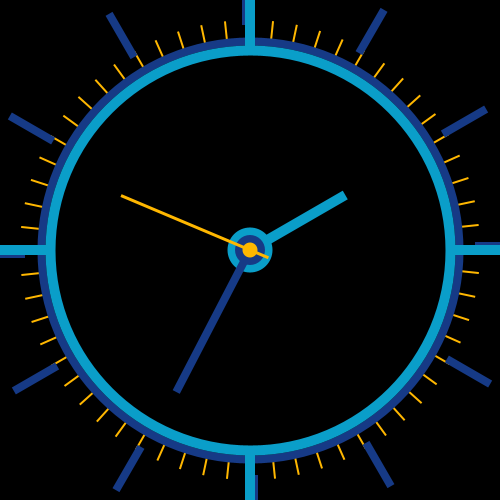
Frame 1 (no input)
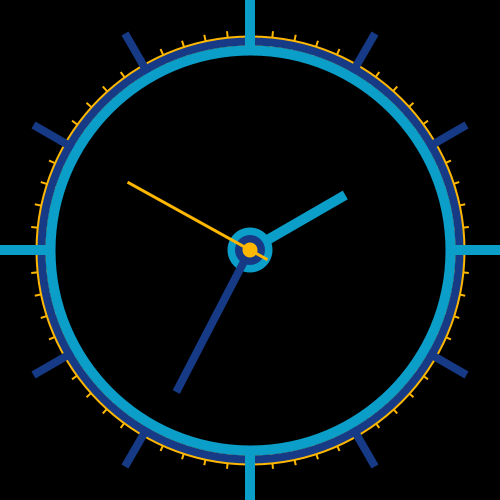
Frame 60 (the mouse pressed at the canvas centre just before this capture)
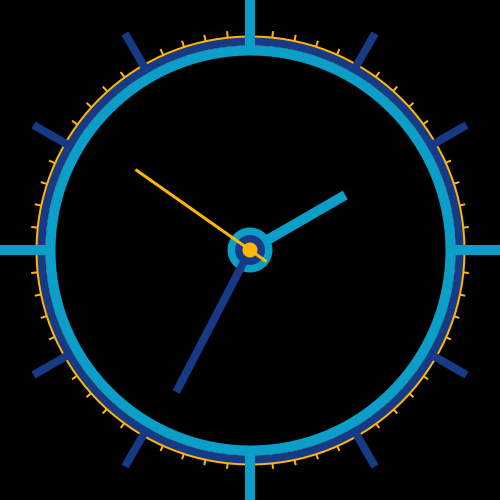
Frame 120 (the mouse held since frame 60 and released just before this capture)

The Processing sketch that drew these frames (run headless with seeded random() and noise(); from frame 60 on, the mouse is pressed at the canvas centre):

// Processing sketch: processing_169844
// ── processing_169844.pde

void setup()
{
  size(500,500);  
}

void draw()
{
  background(0);
  translate(width/2,height/2);
  noFill();
  stroke(255,183,0);
  ellipse(0,0,420,420);
  
  //Unterteilung Sek
  for (int m=0;m<360;m=m+6)
  {
  pushMatrix();
  rotate(radians(m));
  noStroke();
  fill(255,183,0);
  rect(0,210,2,20);
  popMatrix();
  }
  
  noFill();
  strokeWeight(8);
  stroke(22,58,134);
  ellipse(0,0,418,418);
  
  //Unterteilung min
   for (int m=0;m<360;m=m+30)
   {
   pushMatrix();
   rotate(radians(m));
   noStroke();
   fill(22,58,134);
   rect(0,225,8,50);
   popMatrix();
   } 
   
 noFill();
 strokeWeight(10);
 stroke(10,158,201);
 ellipse(0,0,400,400);
 rectMode(CENTER);
  
//Unterteilung 12,3,6,9
    for (int m=0;m<360;m=m+90)
 {
  pushMatrix();
  rotate(radians(m));
  fill(10,158,201);
   noStroke();
   rect(0,230,10,60);
   popMatrix();
 }
 
  //Stundenzeiger
  float hrs = map(hour(),0,12,0,2*PI);
  pushMatrix();
  rotate(hrs);
  rect(0,-50,10,120);
  popMatrix();
  
  ellipse(0,0,45,45);
  
  fill(22,58,134);
  noStroke();
  
  //Minutenzeiger
  float min = map(minute(),0,59,0,2*PI);
  pushMatrix();
  fill(22,58,134);
  noStroke();
  rotate(min);
  rect(0,-75,8,170);
  popMatrix();
  
  ellipse(0,0,30,30);
  
  //Sekundenzeiger
  float sec = map(second(),0, 59, 0, 2*PI);
  pushMatrix();
  fill(255,183,0);
  noStroke();
  rotate(sec);
  rect(0,-60,3,160);
  popMatrix();
  
  noStroke();
  ellipse(0,0,15,15);
  
}  
